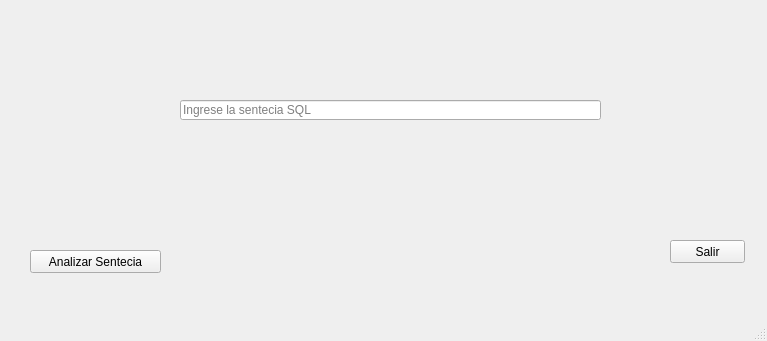
<?xml version="1.0" encoding="UTF-8"?>
<ui version="4.0">
 <class>MainWindow</class>
 <widget class="QMainWindow" name="MainWindow">
  <property name="geometry">
   <rect>
    <x>0</x>
    <y>0</y>
    <width>767</width>
    <height>341</height>
   </rect>
  </property>
  <property name="windowTitle">
   <string>MainWindow</string>
  </property>
  <widget class="QWidget" name="centralwidget">
   <widget class="QLineEdit" name="cadena">
    <property name="geometry">
     <rect>
      <x>180</x>
      <y>100</y>
      <width>421</width>
      <height>20</height>
     </rect>
    </property>
    <property name="placeholderText">
     <string>Ingrese la sentecia SQL</string>
    </property>
   </widget>
   <widget class="QPushButton" name="btnSalir">
    <property name="geometry">
     <rect>
      <x>670</x>
      <y>240</y>
      <width>75</width>
      <height>23</height>
     </rect>
    </property>
    <property name="cursor">
     <cursorShape>PointingHandCursor</cursorShape>
    </property>
    <property name="text">
     <string>Salir</string>
    </property>
   </widget>
   <widget class="QPushButton" name="btnAnalizar">
    <property name="geometry">
     <rect>
      <x>30</x>
      <y>250</y>
      <width>131</width>
      <height>23</height>
     </rect>
    </property>
    <property name="cursor">
     <cursorShape>PointingHandCursor</cursorShape>
    </property>
    <property name="text">
     <string>Analizar Sentecia</string>
    </property>
   </widget>
   <widget class="QLabel" name="lblAnalisis">
    <property name="geometry">
     <rect>
      <x>170</x>
      <y>150</y>
      <width>451</width>
      <height>61</height>
     </rect>
    </property>
    <property name="text">
     <string/>
    </property>
   </widget>
  </widget>
  <widget class="QMenuBar" name="menubar">
   <property name="geometry">
    <rect>
     <x>0</x>
     <y>0</y>
     <width>767</width>
     <height>21</height>
    </rect>
   </property>
  </widget>
  <widget class="QStatusBar" name="statusbar"/>
 </widget>
 <resources/>
 <connections/>
</ui>
